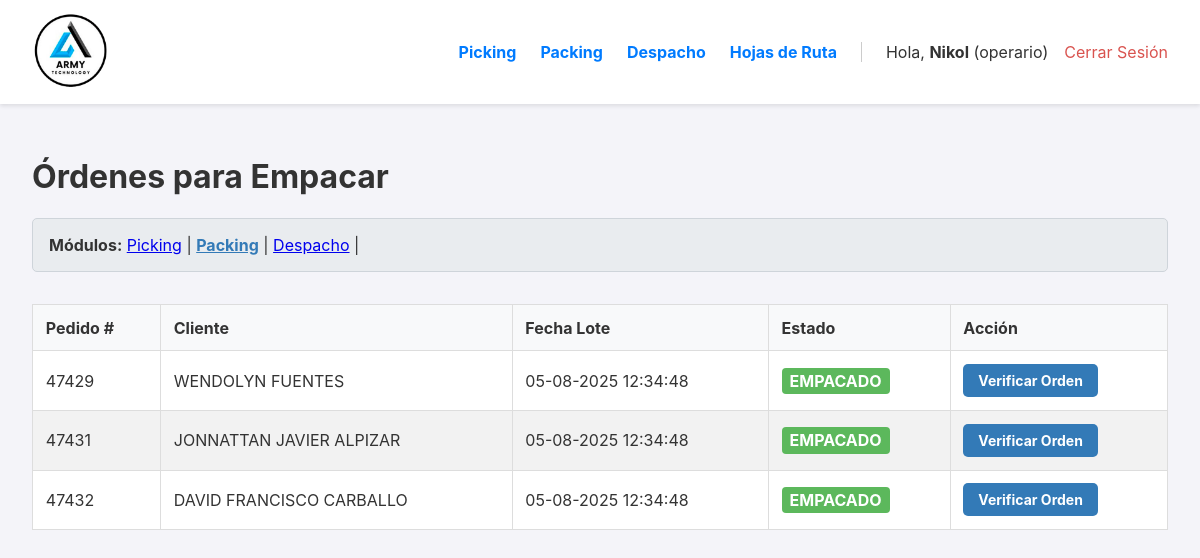
The page /packing (signed in) on the database as committed earlier.
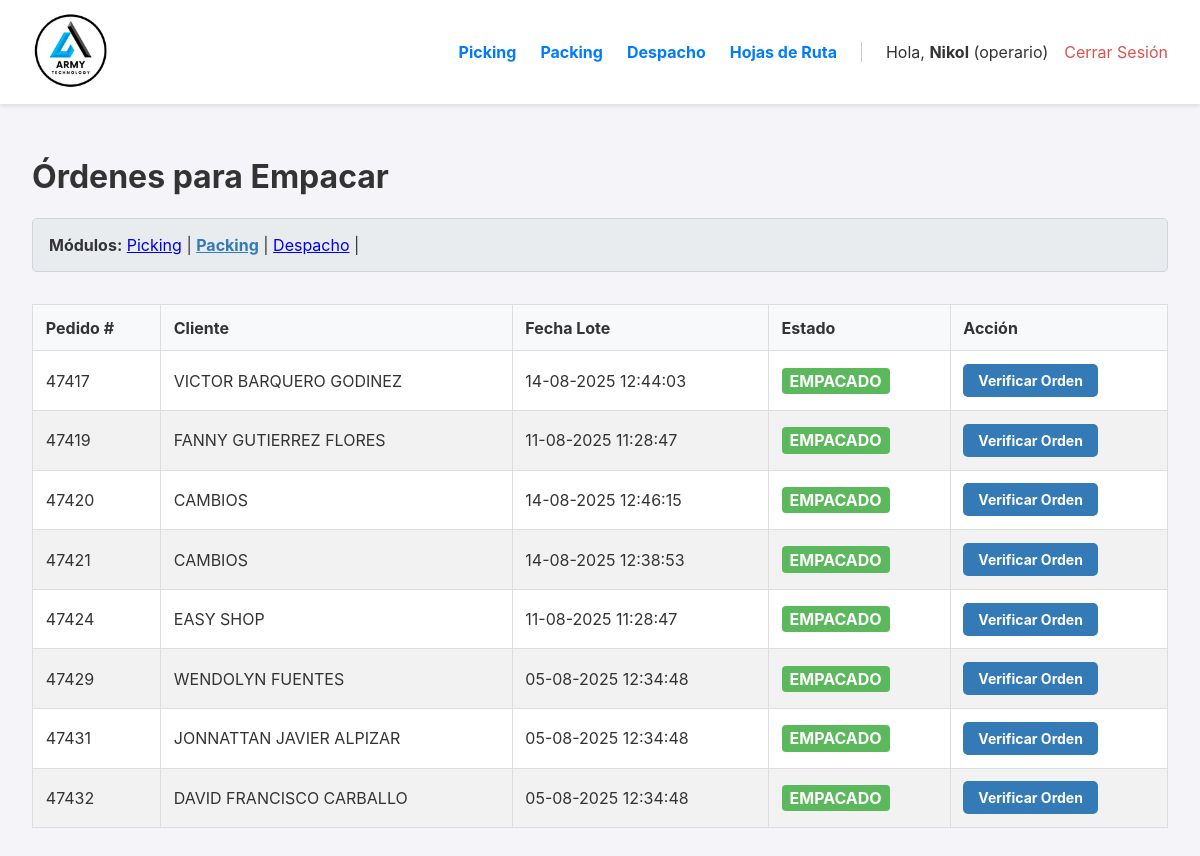
The same page on the database as committed later.
### app.py (models this page shows, shortened)
class Orden(db.Model):
    id = db.Column(db.Integer, primary_key=True)
    numero_pedido = db.Column(db.String(50), unique=True, nullable=False)
    cliente_nombre = db.Column(db.String(200), nullable=False)
    cliente_direccion = db.Column(db.String(300), nullable=True)
    estado = db.Column(db.String(30), nullable=False, default='PENDIENTE')
    fecha_creacion = db.Column(db.DateTime, nullable=False, default=datetime.datetime.utcnow)
    lote_id = db.Column(db.Integer, db.ForeignKey('lote_picking.id'), nullable=True)
    items = db.relationship('ItemOrden', backref='orden', lazy=True, cascade="all, delete-orphan")
    fecha_inicio_picking = db.Column(db.DateTime, nullable=True)
    fecha_fin_picking = db.Column(db.DateTime, nullable=True)
    fecha_fin_packing = db.Column(db.DateTime, nullable=True)
    fecha_despacho = db.Column(db.DateTime, nullable=True)
    packer_id = db.Column(db.Integer, db.ForeignKey('user.id', ondelete='SET NULL'), nullable=True)
    packer = db.relationship('User', foreign_keys=[packer_id])
    devolucion_confirmada = db.Column(db.Boolean, default=False, nullable=False)
    bultos = db.relationship('Bulto', backref='orden', cascade="all, delete-orphan")
    hoja_de_ruta_id = db.Column(db.Integer, db.ForeignKey('hoja_de_ruta.id'), nullable=True)
    destino_id = db.Column(db.Integer, db.ForeignKey('destino.id'), nullable=True)
    destino = db.relationship('Destino', backref='ordenes')
    guia_encomienda = db.Column(db.String(100), nullable=True)

class LotePicking(db.Model):
    id = db.Column(db.Integer, primary_key=True)
    fecha_creacion = db.Column(db.DateTime, nullable=False, default=datetime.datetime.utcnow)
    estado = db.Column(db.String(20), nullable=False, default='ACTIVO')
    ordenes = db.relationship('Orden', backref='lote', lazy=True)
    operario_id = db.Column(db.Integer, db.ForeignKey('user.id', ondelete='SET NULL'), nullable=True)
    operario = db.relationship('User', backref='lotes_asignados')

### app.py (the view)
@app.route('/packing')
@login_required
def dashboard_packing():
    ordenes_para_packing = Orden.query.filter_by(estado='EMPACADO').order_by(Orden.fecha_creacion.asc()).all()
    return render_template('dashboard_packing.html', ordenes=ordenes_para_packing)

### app.py (called while the page is built)
@login_manager.user_loader
def load_user(user_id):
    return db.session.get(User, int(user_id))

@app.template_filter('localtime')
def to_localtime_filter(utc_datetime):
    if not utc_datetime: return ""
    local_tz = pytz.timezone('America/Costa_Rica')
    local_dt = utc_datetime.replace(tzinfo=pytz.utc).astimezone(local_tz)
    return local_dt.strftime('%d-%m-%Y %H:%M:%S')

### templates/dashboard_packing.html (shortened to what this page needs)
{% extends "layout.html" %}
{% block content %}
    <h1>Órdenes para Empacar</h1>
    <div class="navegacion-modulos" style="margin-bottom: 2rem;">
        <strong>Módulos:</strong>
        <a href="{{ url_for('dashboard') }}">Picking</a> |
        <a href="{{ url_for('dashboard_packing') }}" style="font-weight: bold; color: #337ab7;">Packing</a> |
        <a href="{{ url_for('dashboard_despacho') }}">Despacho</a> |
    </div>
    <table>
        <thead>
            <tr>
                <th>Pedido #</th>
                <th>Cliente</th>
                <th>Fecha Lote</th>
                <th>Estado</th>
                <th>Acción</th>
            </tr>
        </thead>
        <tbody>
            {% for orden in ordenes %}
            <tr>
                <td>{{ orden.numero_pedido }}</td>
                <td>{{ orden.cliente_nombre }}</td>
                <td>{{ orden.lote.fecha_creacion | localtime if orden.lote else 'N/A' }}</td>
                <td>
                    <span class="estado estado-{{ orden.estado }}">{{ orden.estado.replace('_', ' ') }}</span>
                </td>
                <td>
                    <a href="{{ url_for('detalle_packing', orden_id=orden.id) }}" class="action-link">Verificar Orden</a>
                </td>
            </tr>
            {% else %}
            <tr>
                <td colspan="5" style="text-align: center; padding: 2em;">No hay órdenes para empacar en este momento. ¡Buen trabajo en el picking!</td>
            </tr>
            {% endfor %}
        </tbody>
    </table>
{% endblock %}

Rows that differ between the two databases and show on the page:
now on this page (row edited): Orden: numero_pedido "47417", cliente_nombre "VICTOR BARQUERO GODINEZ", lote.fecha_creacion "14-08-2025 12:44:03", estado.replace "EMPACADO"
now on this page (row edited): Orden: numero_pedido "47419", cliente_nombre "FANNY GUTIERREZ FLORES", lote.fecha_creacion "11-08-2025 11:28:47", estado.replace "EMPACADO"
now on this page (row edited): Orden: numero_pedido "47420", cliente_nombre "CAMBIOS", lote.fecha_creacion "14-08-2025 12:46:15", estado.replace "EMPACADO"
now on this page (row edited): Orden: numero_pedido "47421", cliente_nombre "CAMBIOS", lote.fecha_creacion "14-08-2025 12:38:53", estado.replace "EMPACADO"
now on this page (row edited): Orden: numero_pedido "47424", cliente_nombre "EASY SHOP", lote.fecha_creacion "11-08-2025 11:28:47", estado.replace "EMPACADO"
